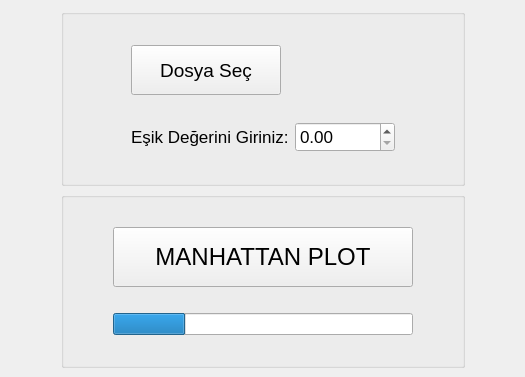
<?xml version="1.0" encoding="UTF-8"?>
<ui version="4.0">
 <class>MainWindow</class>
 <widget class="QMainWindow" name="MainWindow">
  <property name="geometry">
   <rect>
    <x>0</x>
    <y>0</y>
    <width>525</width>
    <height>377</height>
   </rect>
  </property>
  <property name="minimumSize">
   <size>
    <width>525</width>
    <height>377</height>
   </size>
  </property>
  <property name="maximumSize">
   <size>
    <width>525</width>
    <height>377</height>
   </size>
  </property>
  <property name="windowTitle">
   <string>MainWindow</string>
  </property>
  <widget class="QWidget" name="centralwidget">
   <layout class="QGridLayout" name="gridLayout_3">
    <item row="0" column="1">
     <widget class="QGroupBox" name="groupBox_2">
      <property name="title">
       <string/>
      </property>
      <layout class="QHBoxLayout" name="horizontalLayout">
       <item>
        <layout class="QGridLayout" name="gridLayout">
         <item row="1" column="2">
          <widget class="QDoubleSpinBox" name="EsikDegeri">
           <property name="minimumSize">
            <size>
             <width>100</width>
             <height>30</height>
            </size>
           </property>
           <property name="maximumSize">
            <size>
             <width>100</width>
             <height>30</height>
            </size>
           </property>
           <property name="font">
            <font>
             <pointsize>13</pointsize>
            </font>
           </property>
          </widget>
         </item>
         <item row="1" column="0">
          <spacer name="horizontalSpacer_7">
           <property name="orientation">
            <enum>Qt::Horizontal</enum>
           </property>
           <property name="sizeHint" stdset="0">
            <size>
             <width>40</width>
             <height>20</height>
            </size>
           </property>
          </spacer>
         </item>
         <item row="1" column="1">
          <widget class="QLabel" name="label">
           <property name="font">
            <font>
             <pointsize>13</pointsize>
            </font>
           </property>
           <property name="text">
            <string>Eşik Değerini Giriniz:</string>
           </property>
          </widget>
         </item>
         <item row="1" column="3">
          <spacer name="horizontalSpacer_8">
           <property name="orientation">
            <enum>Qt::Horizontal</enum>
           </property>
           <property name="sizeHint" stdset="0">
            <size>
             <width>40</width>
             <height>20</height>
            </size>
           </property>
          </spacer>
         </item>
         <item row="0" column="1">
          <widget class="QPushButton" name="Aktar">
           <property name="minimumSize">
            <size>
             <width>150</width>
             <height>50</height>
            </size>
           </property>
           <property name="maximumSize">
            <size>
             <width>150</width>
             <height>50</height>
            </size>
           </property>
           <property name="font">
            <font>
             <pointsize>14</pointsize>
            </font>
           </property>
           <property name="text">
            <string>Dosya Seç</string>
           </property>
          </widget>
         </item>
        </layout>
       </item>
      </layout>
     </widget>
    </item>
    <item row="1" column="1">
     <widget class="QGroupBox" name="groupBox">
      <property name="title">
       <string/>
      </property>
      <layout class="QGridLayout" name="gridLayout_2">
       <item row="1" column="3">
        <widget class="QPushButton" name="manPlot">
         <property name="minimumSize">
          <size>
           <width>300</width>
           <height>60</height>
          </size>
         </property>
         <property name="maximumSize">
          <size>
           <width>300</width>
           <height>60</height>
          </size>
         </property>
         <property name="font">
          <font>
           <pointsize>18</pointsize>
          </font>
         </property>
         <property name="text">
          <string>MANHATTAN PLOT</string>
         </property>
        </widget>
       </item>
       <item row="2" column="3">
        <widget class="QProgressBar" name="pb_grafik_cizimi">
         <property name="value">
          <number>24</number>
         </property>
         <property name="textVisible">
          <bool>false</bool>
         </property>
         <property name="textDirection">
          <enum>QProgressBar::TopToBottom</enum>
         </property>
        </widget>
       </item>
       <item row="1" column="0">
        <spacer name="horizontalSpacer_5">
         <property name="orientation">
          <enum>Qt::Horizontal</enum>
         </property>
         <property name="sizeHint" stdset="0">
          <size>
           <width>40</width>
           <height>20</height>
          </size>
         </property>
        </spacer>
       </item>
       <item row="1" column="4">
        <spacer name="horizontalSpacer_6">
         <property name="orientation">
          <enum>Qt::Horizontal</enum>
         </property>
         <property name="sizeHint" stdset="0">
          <size>
           <width>40</width>
           <height>20</height>
          </size>
         </property>
        </spacer>
       </item>
      </layout>
     </widget>
    </item>
    <item row="1" column="0">
     <spacer name="horizontalSpacer_3">
      <property name="orientation">
       <enum>Qt::Horizontal</enum>
      </property>
      <property name="sizeHint" stdset="0">
       <size>
        <width>40</width>
        <height>20</height>
       </size>
      </property>
     </spacer>
    </item>
    <item row="1" column="2">
     <spacer name="horizontalSpacer_4">
      <property name="orientation">
       <enum>Qt::Horizontal</enum>
      </property>
      <property name="sizeHint" stdset="0">
       <size>
        <width>40</width>
        <height>20</height>
       </size>
      </property>
     </spacer>
    </item>
   </layout>
  </widget>
 </widget>
 <resources/>
 <connections/>
</ui>
